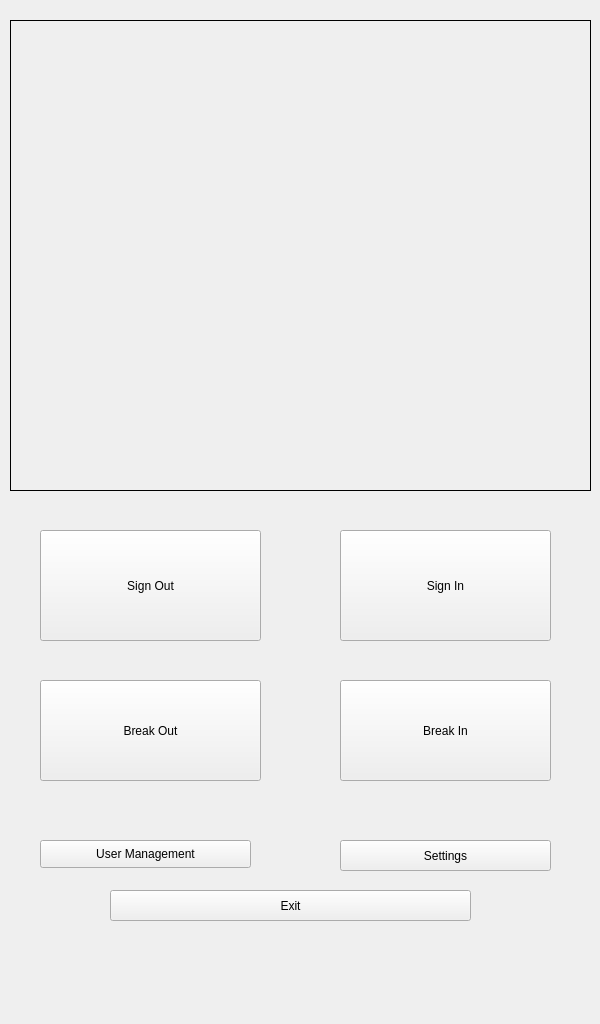
<?xml version="1.0" encoding="UTF-8"?>
<ui version="4.0">
 <class>MainWindow</class>
 <widget class="QMainWindow" name="MainWindow">
  <property name="geometry">
   <rect>
    <x>0</x>
    <y>0</y>
    <width>600</width>
    <height>1024</height>
   </rect>
  </property>
  <property name="sizePolicy">
   <sizepolicy hsizetype="Expanding" vsizetype="Expanding">
    <horstretch>0</horstretch>
    <verstretch>0</verstretch>
   </sizepolicy>
  </property>
  <property name="windowTitle">
   <string>MainWindow</string>
  </property>
  <property name="toolTipDuration">
   <number>0</number>
  </property>
  <property name="autoFillBackground">
   <bool>true</bool>
  </property>
  <widget class="QWidget" name="centralwidget">
   <widget class="QLabel" name="imgLable">
    <property name="geometry">
     <rect>
      <x>10</x>
      <y>20</y>
      <width>581</width>
      <height>471</height>
     </rect>
    </property>
    <property name="frameShape">
     <enum>QFrame::Box</enum>
    </property>
    <property name="text">
     <string/>
    </property>
   </widget>
   <widget class="QPushButton" name="signin">
    <property name="geometry">
     <rect>
      <x>340</x>
      <y>530</y>
      <width>211</width>
      <height>111</height>
     </rect>
    </property>
    <property name="text">
     <string>Sign In</string>
    </property>
   </widget>
   <widget class="QPushButton" name="signout">
    <property name="geometry">
     <rect>
      <x>40</x>
      <y>530</y>
      <width>221</width>
      <height>111</height>
     </rect>
    </property>
    <property name="text">
     <string>Sign Out</string>
    </property>
   </widget>
   <widget class="QPushButton" name="breakout_2">
    <property name="geometry">
     <rect>
      <x>40</x>
      <y>680</y>
      <width>221</width>
      <height>101</height>
     </rect>
    </property>
    <property name="text">
     <string>Break Out</string>
    </property>
   </widget>
   <widget class="QPushButton" name="breakin">
    <property name="geometry">
     <rect>
      <x>340</x>
      <y>680</y>
      <width>211</width>
      <height>101</height>
     </rect>
    </property>
    <property name="text">
     <string>Break In</string>
    </property>
   </widget>
   <widget class="QPushButton" name="usermanagement">
    <property name="geometry">
     <rect>
      <x>40</x>
      <y>840</y>
      <width>211</width>
      <height>28</height>
     </rect>
    </property>
    <property name="text">
     <string>User Management</string>
    </property>
   </widget>
   <widget class="QPushButton" name="setting">
    <property name="geometry">
     <rect>
      <x>340</x>
      <y>840</y>
      <width>211</width>
      <height>31</height>
     </rect>
    </property>
    <property name="text">
     <string>Settings</string>
    </property>
   </widget>
   <widget class="QPushButton" name="adduser_2">
    <property name="geometry">
     <rect>
      <x>110</x>
      <y>890</y>
      <width>361</width>
      <height>31</height>
     </rect>
    </property>
    <property name="text">
     <string>Exit</string>
    </property>
   </widget>
  </widget>
  <widget class="QMenuBar" name="menubar">
   <property name="enabled">
    <bool>true</bool>
   </property>
   <property name="geometry">
    <rect>
     <x>0</x>
     <y>0</y>
     <width>600</width>
     <height>26</height>
    </rect>
   </property>
  </widget>
  <widget class="QStatusBar" name="statusbar">
   <property name="enabled">
    <bool>false</bool>
   </property>
   <property name="sizeGripEnabled">
    <bool>false</bool>
   </property>
  </widget>
 </widget>
 <resources/>
 <connections/>
</ui>
